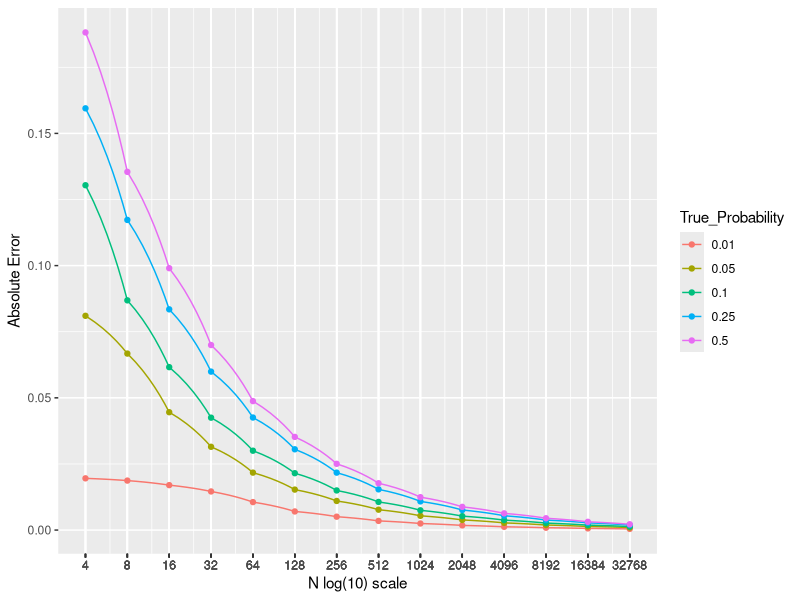
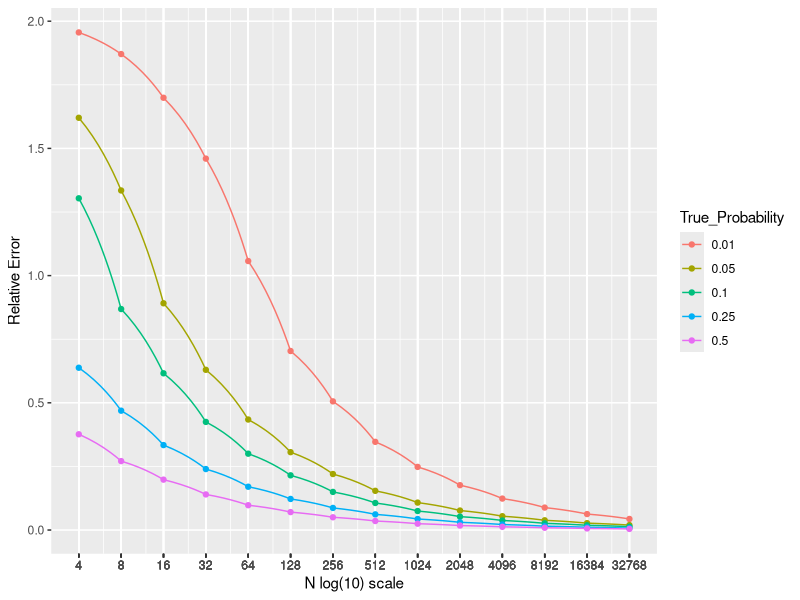

Reproduce these figures in R, in order.
## ---- chunk 1
#define variable

table<-expand.grid(
  N_list=2^c(2:15)
, P=c(0.01,0.05,0.10,0.25,0.50)
, abs_error=NA
, rela_error=NA
, KEEP.OUT.ATTRS = FALSE
)

## ---- chunk 2
# estimate absolute error and relative error for simulation
r<-10000
for (i in 1:nrow(table)){
  prob<-table$P[i]
  n<- table$N_list[i]
  esti_prob<-rbinom(r,n,prob)/n
  table[i,'abs_error']<-mean(abs(esti_prob-prob))
  table[i,'rela_error']<-mean(abs(esti_prob-prob)/prob)
}
## ---- chunk 3
library(ggplot2)
True_Probability<-as.factor(table$P)

ggplot(table, aes(N_list, abs_error, color =True_Probability)) +geom_line() + geom_point()+ coord_trans(x='log10')+labs(x='N log(10) scale',y='Absolute Error')+scale_x_continuous(breaks=table$N_list)
## ---- chunk 4
True_Probability<-as.factor(table$P)

ggplot(table, aes(N_list, rela_error, color =True_Probability)) +geom_line() + geom_point()+ coord_trans(x='log10')+labs(x='N log(10) scale',y='Relative Error')+scale_x_continuous(breaks=table$N_list)

